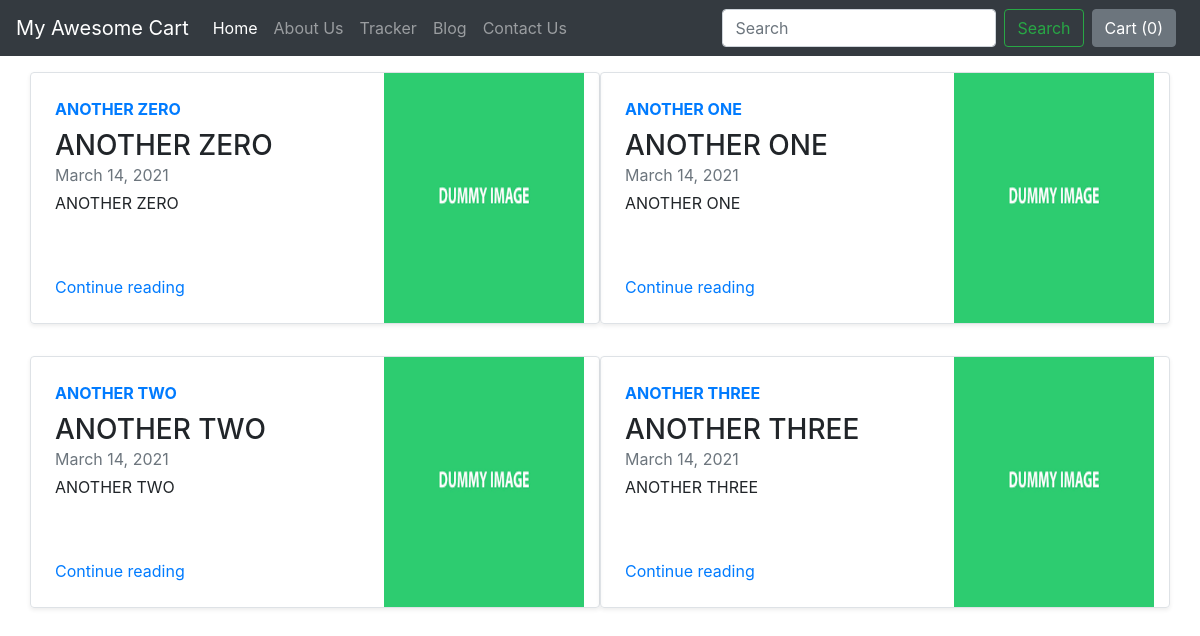
Screenshot of /blog/ with the database file from the repository.
### blog/models.py (models this page shows, shortened)
class Blogpost(models.Model):
    post_id = models.AutoField(primary_key= True)
    title = models.CharField(max_length=50)
    head0 = models.CharField(max_length=500, default="")
    chead0 = models.CharField(max_length=5000, default="")
    head1 = models.CharField(max_length=500, default="")
    chead1 = models.CharField(max_length=5000, default="")
    head2 = models.CharField(max_length=500, default="")
    chead2 = models.CharField(max_length=5000, default="")
    pub_date = models.DateField()
    thumbnail = models.ImageField(upload_to='shop/images', default="")

### blog/views.py (the view)
# urls.py: path("", views.index, name = "blogHome"),
def index(request):
	myposts = Blogpost.objects.all()
	return render(request, "blog/index.html", {"myposts": myposts})

### blog/templates/blog/index.html (shortened to what this page needs)
{% extends "blog/basic.html" %}
{% block body %}
{% load static %}
<div class="container mt-3">
	<div class="row my-2">
		{% for item in myposts %}
		<div class="col-md-6">
			<div class="row g-0 border rounded overflow-hidden flex-md-row mb-4 shadow-sm h-md-250 position-relative">
				<div class="col p-4 d-flex flex-column position-static">
					<strong class="d-inline-block mb-2 text-primary">{{item.head0}}</strong>
					<h3 class="mb-0">{{item.title}}</h3>
					<div class="mb-1 text-muted">{{item.pub_date}}</div>
					<p class="card-text mb-auto">{{item.head1}}</p>
					<a href="blogpost/{{item.post_id}}" class="stretched-link">Continue reading</a>
				</div>
				<div class="col-auto d-none d-lg-block">
					<img src="/media/{{item.thumbnail}}" class="bd-placeholder-img" width="200" height="250"
						aria-label="Placeholder: Thumbnail">
				</div>
			</div>
		</div>
		{% if forloop.counter|divisibleby:2 %}
	</div>
	<div class="row my-2">
		{% endif %}
		{% endfor %}
	</div>
</div>
{% endblock %}

### rows the page displays
Blogpost: head0 "ANOTHER ZERO", title "ANOTHER ZERO", pub_date "March 14, 2021", head1 "ANOTHER ZERO", thumbnail (picture)
Blogpost: head0 "ANOTHER ONE", title "ANOTHER ONE", pub_date "March 14, 2021", head1 "ANOTHER ONE", thumbnail (picture)
Blogpost: head0 "ANOTHER TWO", title "ANOTHER TWO", pub_date "March 14, 2021", head1 "ANOTHER TWO", thumbnail (picture)
Blogpost: head0 "ANOTHER THREE", title "ANOTHER THREE", pub_date "March 14, 2021", head1 "ANOTHER THREE", thumbnail (picture)
